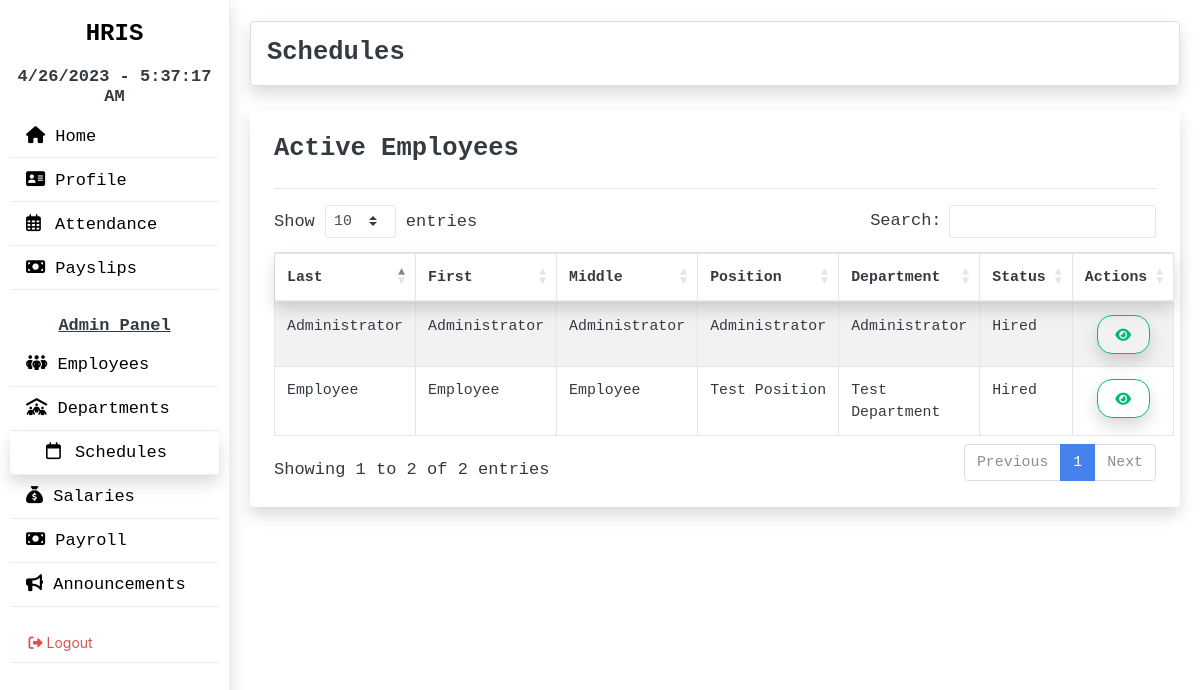
The page /schedules (signed in) on the database its author committed.
### hris/models.py (models this page shows, shortened)
class EmploymentInfo(db.Model):
   id = db.Column(db.Integer(), primary_key=True)
   description = db.Column(db.String(length=500))
   start_date= db.Column(db.Date(), nullable=False)
   end_date = db.Column(db.Date(), nullable=True)
   status = db.Column(db.Enum(HIRE_TYPES), nullable=False, default=HIRE_TYPES.Hired)
   employee_id = db.Column(db.Integer(), db.ForeignKey('employee_info.id', ondelete="CASCADE"))
   salary_id = db.Column(db.Integer(), db.ForeignKey('salaries.id'))

class EmployeeInfo(db.Model):
   id = db.Column(db.Integer(), primary_key=True)
   last_name = db.Column(db.String(length=50), nullable=False)
   first_name = db.Column(db.String(length=50), nullable=False)
   middle_name = db.Column(db.String(length=50), nullable=False)
   gender = db.Column(db.String(length=50), nullable=False)
   birth_date= db.Column(db.Date(), nullable=False)
   civil_status = db.Column(db.String(length=50), nullable=False)
   mobile = db.Column(db.String(length=50), nullable=False)
   email = db.Column(db.String(length=50), nullable=False)
   address = db.Column(db.String(length=50), nullable=False)
   emergency_name = db.Column(db.String(length=50), nullable=False)
   emergency_contact = db.Column(db.String(length=50), nullable=False)
   emergency_relationship = db.Column(db.String(length=50), nullable=False)
   tin = db.Column(db.String(length=50), nullable=False, unique=True)
   SSS = db.Column(db.String(length=50), nullable=False, unique=True)
   phil_health = db.Column(db.String(length=50), nullable=False, unique=True)
   pag_ibig = db.Column(db.String(length=50), nullable=False, unique=True)
   date_created = db.Column(db.Date(), default=func.current_date(), nullable=False)
   position_id = db.Column(db.Integer(), db.ForeignKey('positions.id'))
   user_info = db.relationship('Users', backref='employee_info')
   employment_info = db.relationship('EmploymentInfo', backref='employee_info')
   attendance_info = db.relationship('Attendance', backref='employee_info')
   leave_info = db.relationship('Leave', backref='employee_info')
   payslip_info = db.relationship('Payslips', backref='employee_info')
   @hybrid_property
   def fullname(self):
      return self.first_name + ' ' + self.middle_name + ' ' + self.last_name

class Positions(db.Model):
   id = db.Column(db.Integer(), primary_key=True)
   position_name = db.Column(db.String(length=50), nullable=False)
   description = db.Column(db.String(length=500))
   position_status = db.Column(db.Enum(POSITION_STATUS), default=POSITION_STATUS.Hiring, nullable=False)
   date_created= db.Column(db.Date(), default=func.current_date(), nullable=False)
   department_id = db.Column(db.Integer(), db.ForeignKey('departments.id', ondelete="CASCADE"))
   dept_assigned = association_proxy('departments', 'department_name')

class Departments(db.Model):
   id = db.Column(db.Integer(), primary_key=True)
   department_name = db.Column(db.String(length=50), nullable=False)
   manager = db.Column(db.String(length=50))
   description = db.Column(db.String(length=500))
   date_created= db.Column(db.Date(), default=func.current_date(), nullable=False)
   positions_info = db.relationship('Positions', backref='departments_info')

### hris/schedules/schedules.py (the view)
@schedules_bp.route('/schedules', methods=['GET', 'POST'])
@login_required
def schedules():
    employees = db.session.query(EmployeeInfo.id, EmployeeInfo.last_name, EmployeeInfo.first_name,
    EmployeeInfo.middle_name, EmployeeInfo.fullname, Positions.position_name, Departments.department_name,
    EmploymentInfo.status)\
    .join(EmployeeInfo, EmployeeInfo.id == EmploymentInfo.employee_id)\
    .join(Positions, Positions.id == EmployeeInfo.position_id)\
    .join(Departments, Departments.id == Positions.department_id)\
    .filter(EmploymentInfo.status == 'Hired').all()
    return render_template('schedules.html', employees=employees)

### hris/models.py (called while the page is built)
@login_manager.user_loader
def load_user(user_id):
   return Users.query.get(int(user_id))

### hris/schedules/templates/schedules.html (shortened to what this page needs)
{% extends 'main.html' %}
{% set active_page = "schedules" %}
{% block nav_contents %}
   <div class="container">
      <div class="row mt-3 mb-3">
         <div class="col-12">
            <h4 class="shadow border p-3 rounded">
               <a href="{{ url_for('schedules_bp.schedules') }}" class="text-dark">Schedules</a>
            </h4>
         </div>
      </div>
      <div class="row mt-3 mb-3">
         <div class="col-12">
            <div class="shadow p-4 rounded">
               <h4 class="mb-4">Active Employees</h4><hr>
               <table id="employees_schedule" class="table table-striped table-bordered" style="width:100%" >
                  <thead>
                      <tr class="shadow">
                          <th>Last</th>
                          <th>First</th>
                          <th>Middle</th>
                          <th>Position</th>
                          <th>Department</th>
                          <th>Status</th>
                          <th>Actions</th>
                      </tr>
                  </thead>
                  <tbody>
                       {% for employee in employees %}
                       <tr>
                           <td>
                               {{ employee.last_name }}
                           </td>
                           <td>
                               {{ employee.first_name }}
                           </td>
                           <td>
                               {{ employee.middle_name }}
                           </td>
                           <td>
                               {{ employee.position_name }}
                           </td>
                           <td>
                               {{ employee.department_name }}
                           </td>
                           <td>
                               {{ employee.status.value }}
                            </td>
                           <td>
                              <div align="center">
                                 <a href="{{ url_for('schedules_bp.manage_schedule', employee_id=employee.id, employee_name=employee.fullname) }}" class="btn btn-outline-success shadow">
                                    <i class="fa-solid fa-eye"></i>
                                 </a>
                              </div>
                           </td>
                       </tr>
                       {% endfor %}
                  </tbody>
               </table>
            </div>
         </div>
      </div>
   </div>
{% endblock %}

### hris/static/css/index.css (style rules this page uses)
* { margin: 0; padding: 0; }
body { box-sizing: border-box; }
html { scroll-behavior: smooth; }

### rows shown on the page
EmploymentInfo: last_name "Administrator", first_name "Administrator", middle_name "Administrator", position_name "Administrator", department_name "Administrator", status.value "Hired"
EmploymentInfo: last_name "Employee", first_name "Employee", middle_name "Employee", position_name "Test Position", department_name "Test Department", status.value "Hired"
